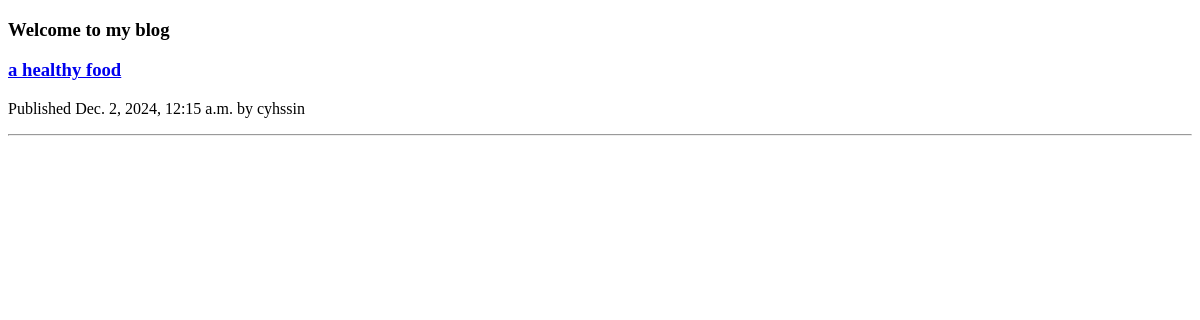
Before: / with the older database file.
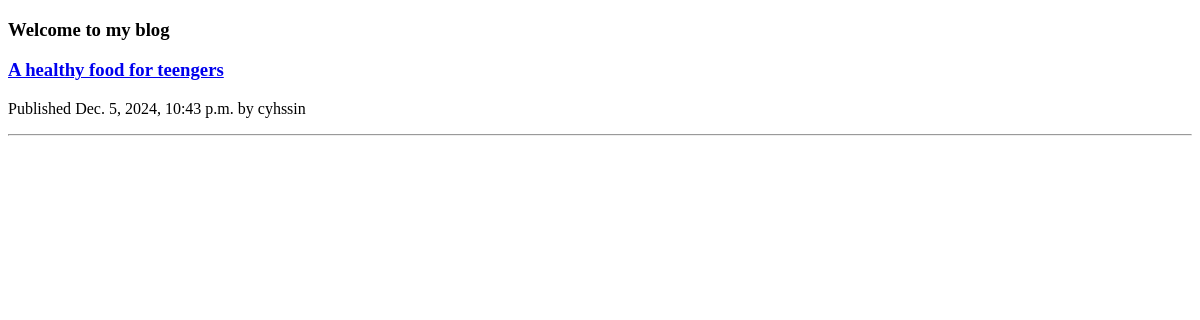
After: the same page with the newer database file.
### blog/models.py (models this page shows, shortened)
class Article(models.Model):
    class Status(models.TextChoices):
        DRAFT = "DF", "Draft"
        PUBLISHED = "PB", "Published"
    author = models.ForeignKey(User, on_delete=models.CASCADE, related_name="author")
    title = models.CharField(max_length=255)
    description = models.TextField()
    thumbnail = models.ImageField(upload_to="media/products/%Y/%m/%d", blank=True)
    slug = models.SlugField(unique=True)
    category = models.ForeignKey("Category", on_delete=models.CASCADE, related_name="category")
    tags = models.ForeignKey("Tag", on_delete=models.CASCADE, related_name="tags")
    status = models.CharField(max_length=2, choices=Status.choices, default=Status.DRAFT)
    publish = models.DateTimeField(default=timezone.now, blank=True)
    created = models.DateTimeField(auto_now_add=True)
    update = models.DateTimeField(auto_now=True)
    objects = models.Manager()
    published = PublishManager()
    class Meta:
        ordering = ["-publish"]
        indexes = [
            models.Index(fields=["-publish"]),
            ]
        verbose_name = "Article"
        verbose_name_plural = "Articles"
    def get_absolute_url(self):
        return reverse("blog:article_detail",
                       args=[
                           self.publish.year,
                           self.publish.month,
                           self.publish.day,
                           self.slug,
                       ])

### blog/views.py (the view)
# urls.py: path("", views.ArticleView.as_view(), name="home"),
class ArticleView(View):
    def get(self, request, tag_slug=None):
            articles = Article.published.all()
            if tag_slug:
                tag = get_object_or_404(Tag, slug=tag_slug)
                articles = articles.filter(tags__in=[tag])
            return render(request, "blog/articles.html", {"articles": articles})

### blog/models.py (called while the page is built)
    def get_queryset(self) -> models.QuerySet:
        return super().get_queryset().filter(status=Article.Status.PUBLISHED)

### blog/templates/blog/articles.html (shortened to what this page needs)
{% extends "base.html" %}
{% block content %}
<h3>Welcome to my blog</h3>
{% for art in articles %}
<h3><a href="{{ art.get_absolute_url }}">
    {{ art.title }}
</a></h3>
<p class="date">
    Published {{ art.publish }} by {{ art.author }}
</p>
<hr>
{% endfor %}
{% endblock %}

### templates/base.html (shortened to what this page needs)
<!DOCTYPE html>
<html lang="en">
<head>
</head>
<body>
    {% block content %}
    {% endblock %}
</body>
</html>

Changed rows visible on the page:
changed Article "cyhssin": title "a healthy food" → "A healthy food for teengers"; publish "Dec. 2, 2024, 12:15 a.m." → "Dec. 5, 2024, 10:43 p.m."
